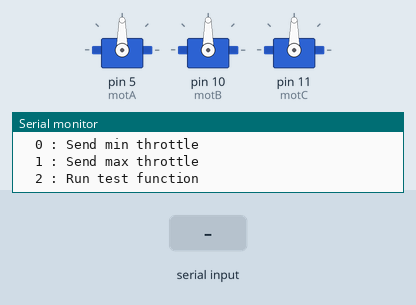
Bench run of a sketch on a simulated Arduino Uno, built with avr-gcc and run on an emulated ATmega328P. Shown: 3 × servo, the last lines printed to the serial monitor. The test bench sets the inputs (shaded band).

Above: at 1.2 s.
1.3 s: "0" received over Serial
At 2.0 s:
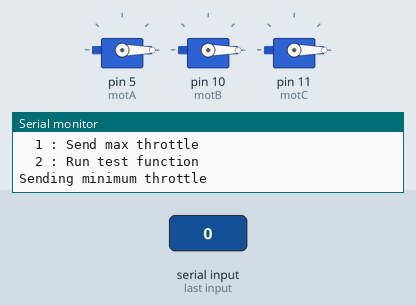
2.8 s: "1" received over Serial
At 3.1 s:
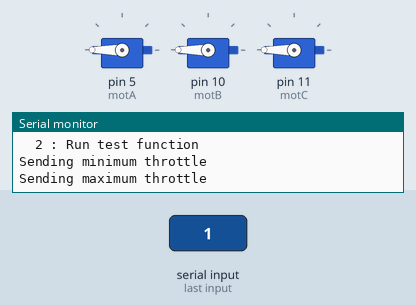
4.3 s: "2" received over Serial
At 12.51 s:
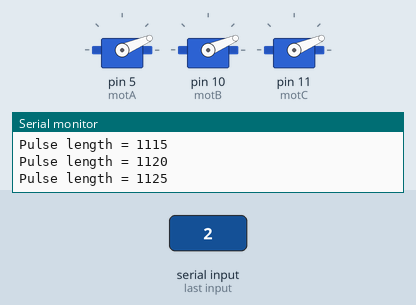
Timing chart, 0 to 17.8 s (numbered marks = the images above; inputs shaded):
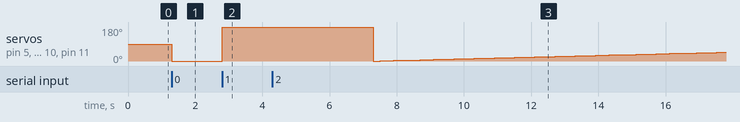

The sketch:

calibrate.ino
```cpp
/**
 * Usage, according to documentation(https://www.firediy.fr/files/drone/HW-01-V4.pdf) :
 *     1. Plug your Arduino to your computer with USB cable, open terminal, then type 1 to send max throttle to every ESC to enter programming mode
 *     2. Power up your ESCs. You must hear "beep1 beep2 beep3" tones meaning the power supply is OK
 *     3. After 2sec, "beep beep" tone emits, meaning the throttle highest point has been correctly confirmed
 *     4. Type 0 to send min throttle
 *     5. Several "beep" tones emits, which means the quantity of the lithium battery cells (3 beeps for a 3 cells LiPo)
 *     6. A long beep tone emits meaning the throttle lowest point has been correctly confirmed
 *     7. Type 2 to launch test function. This will send min to max throttle to ESCs to test them
 *
 * @author lobodol <grobodol@gmail.com>
 */
// ---------------------------------------------------------------------------
#include <Servo.h>
// ---------------------------------------------------------------------------
// Customize here pulse lengths as needed
#define MIN_PULSE_LENGTH 1000 // Minimum pulse length in µs
#define MAX_PULSE_LENGTH 2000 // Maximum pulse length in µs
// ---------------------------------------------------------------------------
Servo motA, motB, motC;
char data;
// ---------------------------------------------------------------------------

/**
 * Initialisation routine
 */
void setup() {
    Serial.begin(9600);

    motA.attach(5, MIN_PULSE_LENGTH, MAX_PULSE_LENGTH);
    motB.attach(10, MIN_PULSE_LENGTH, MAX_PULSE_LENGTH);
    motC.attach(11, MIN_PULSE_LENGTH, MAX_PULSE_LENGTH);

    displayInstructions();
}

/**
 * Main function
 */
void loop() {
    if (Serial.available()) {
        data = Serial.read();

        switch (data) {
            // 0
            case 48 : Serial.println("Sending minimum throttle");
                      motA.writeMicroseconds(MIN_PULSE_LENGTH);
                      motB.writeMicroseconds(MIN_PULSE_LENGTH);
                      motC.writeMicroseconds(MIN_PULSE_LENGTH);
            break;

            // 1
            case 49 : Serial.println("Sending maximum throttle");
                      motA.writeMicroseconds(MAX_PULSE_LENGTH);
                      motB.writeMicroseconds(MAX_PULSE_LENGTH);
                      motC.writeMicroseconds(MAX_PULSE_LENGTH);
            break;

            // 2
            case 50 : Serial.print("Running test in 3");
                      delay(1000);
                      Serial.print(" 2");
                      delay(1000);
                      Serial.println(" 1...");
                      delay(1000);
                      test();
            break;
        }
    }


}

/**
 * Test function: send min throttle to max throttle to each ESC.
 */
void test()
{
    for (int i = MIN_PULSE_LENGTH; i <= MAX_PULSE_LENGTH; i += 5) {
        Serial.print("Pulse length = ");
        Serial.println(i);

        motA.writeMicroseconds(i);
        motB.writeMicroseconds(i);
        motC.writeMicroseconds(i);

        delay(200);
    }

    Serial.println("STOP");
    motA.writeMicroseconds(MIN_PULSE_LENGTH);
    motB.writeMicroseconds(MIN_PULSE_LENGTH);
    motC.writeMicroseconds(MIN_PULSE_LENGTH);
}

/**
 * Displays instructions to user
 */
void displayInstructions()
{
    Serial.println("READY - PLEASE SEND INSTRUCTIONS AS FOLLOWING :");
    Serial.println("\t0 : Send min throttle");
    Serial.println("\t1 : Send max throttle");
    Serial.println("\t2 : Run test function\n");
}
```

Measured:
- after the input at 1.3 s, servo on pin 5 (motA), servo on pin 10 (motB), servo on pin 11 (motC): 90° → 0° at once
- after the input at 2.8 s, servo on pin 5 (motA), servo on pin 10 (motB), servo on pin 11 (motC): 0° → 180° at once
- after the input at 4.3 s, servo on pin 5 (motA), servo on pin 10 (motB), servo on pin 11 (motC): 180° → 0° after 3.0 s, → 1° 0.20 s later, → 2° 0.20 s later, → 3° 0.20 s later, … (48 changes in this stretch)
